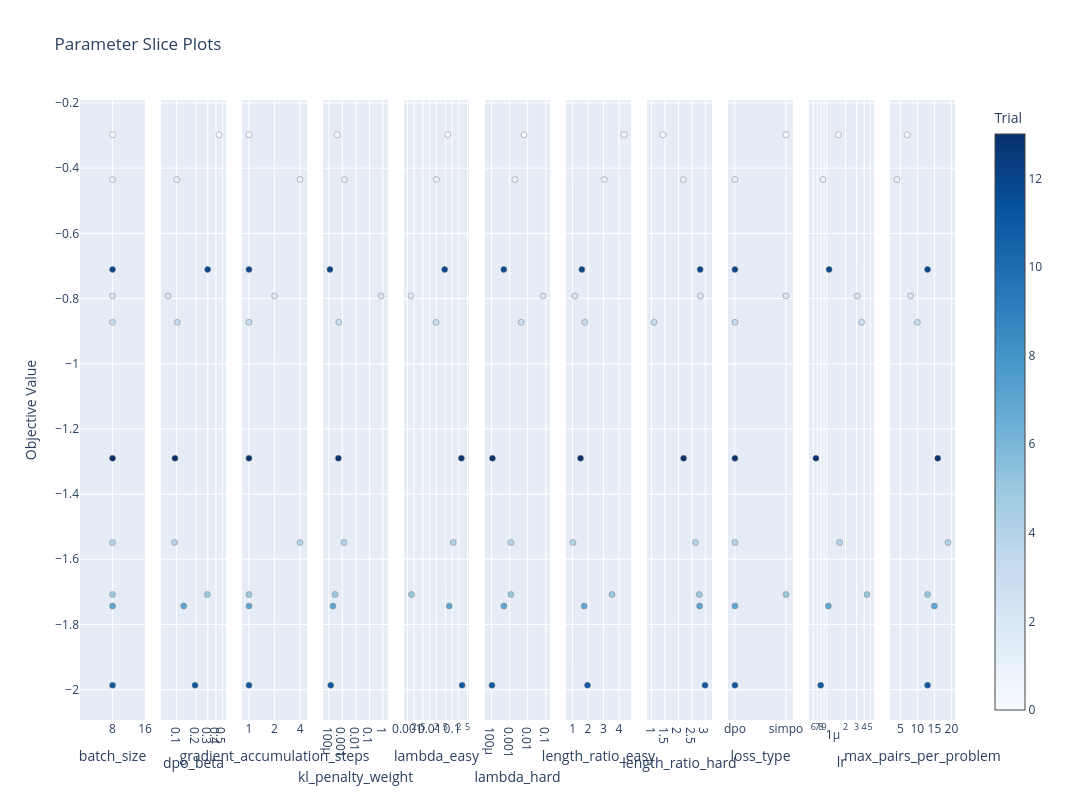

The cell this chart's notebook holds for it:
### Markdown cell above
## 5. Slice Plots (Parameter vs Objective)

Shows how each parameter individually affects the objective. Look for parameter ranges that consistently give better results.

### Code cell
fig = plot_slice(study)
fig.update_layout(title="Parameter Slice Plots", height=800)
fig.show()

### Figure 1 — Plotly figure (JSON) as saved in the notebook; plotly's stock layout.template omitted (floating-point values rounded to 4 significant figures)
{"data": [{"marker": {"color": [0, 1, 2, 3, 4, 5, 7, 11, 12, 13], "colorbar": {"title": {"text": "Trial"}, "x": 1, "xpad": 40}, "colorscale": [[0, "rgb(247,251,255)"], [0.125, "rgb(222,235,247)"], [0.25, "rgb(198,219,239)"], [0.375, "rgb(158,202,225)"], [0.5, "rgb(107,174,214)"], [0.625, "rgb(66,146,198)"], [0.75, "rgb(33,113,181)"], [0.875, "rgb(8,81,156)"], [1, "rgb(8,48,107)"]], "line": {"color": "Grey", "width": 0.5}, "showscale": true}, "mode": "markers", "name": "Feasible Trial", "showlegend": false, "type": "scatter", "x": [8, 8, 8, 8, 8, 8, 8, 8, 8, 8], "xaxis": "x", "y": [-0.2973, -0.4348, -0.792, -0.8729, -1.549, -1.708, -1.743, -1.987, -0.7106, -1.29], "yaxis": "y"}, {"marker": {"color": [0, 1, 2, 3, 4, 5, 7, 11, 12, 13], "colorbar": {"title": {"text": "Trial"}, "x": 1, "xpad": 40}, "colorscale": [[0, "rgb(247,251,255)"], [0.125, "rgb(222,235,247)"], [0.25, "rgb(198,219,239)"], [0.375, "rgb(158,202,225)"], [0.5, "rgb(107,174,214)"], [0.625, "rgb(66,146,198)"], [0.75, "rgb(33,113,181)"], [0.875, "rgb(8,81,156)"], [1, "rgb(8,48,107)"]], "line": {"color": "Grey", "width": 0.5}, "showscale": false}, "mode": "markers", "name": "Feasible Trial", "showlegend": false, "type": "scatter", "x": [0.4464, 0.1007, 0.07404, 0.1025, 0.09339, 0.2953, 0.1286, 0.1919, 0.2991, 0.09464], "xaxis": "x2", "y": [-0.2973, -0.4348, -0.792, -0.8729, -1.549, -1.708, -1.743, -1.987, -0.7106, -1.29], "yaxis": "y2"}, {"marker": {"color": [0, 1, 2, 3, 4, 5, 7, 11, 12, 13], "colorbar": {"title": {"text": "Trial"}, "x": 1, "xpad": 40}, "colorscale": [[0, "rgb(247,251,255)"], [0.125, "rgb(222,235,247)"], [0.25, "rgb(198,219,239)"], [0.375, "rgb(158,202,225)"], [0.5, "rgb(107,174,214)"], [0.625, "rgb(66,146,198)"], [0.75, "rgb(33,113,181)"], [0.875, "rgb(8,81,156)"], [1, "rgb(8,48,107)"]], "line": {"color": "Grey", "width": 0.5}, "showscale": false}, "mode": "markers", "name": "Feasible Trial", "showlegend": false, "type": "scatter", "x": [1, 4, 2, 1, 4, 1, 1, 1, 1, 1], "xaxis": "x3", "y": [-0.2973, -0.4348, -0.792, -0.8729, -1.549, -1.708, -1.743, -1.987, -0.7106, -1.29], "yaxis": "y3"}, {"marker": {"color": [0, 1, 2, 3, 4, 5, 7, 11, 12, 13], "colorbar": {"title": {"text": "Trial"}, "x": 1, "xpad": 40}, "colorscale": [[0, "rgb(247,251,255)"], [0.125, "rgb(222,235,247)"], [0.25, "rgb(198,219,239)"], [0.375, "rgb(158,202,225)"], [0.5, "rgb(107,174,214)"], [0.625, "rgb(66,146,198)"], [0.75, "rgb(33,113,181)"], [0.875, "rgb(8,81,156)"], [1, "rgb(8,48,107)"]], "line": {"color": "Grey", "width": 0.5}, "showscale": false}, "mode": "markers", "name": "Feasible Trial", "showlegend": false, "type": "scatter", "x": [0.0004208, 0.001462, 0.7287, 0.0005488, 0.00133, 0.0002907, 0.0002032, 0.00014, 0.0001228, 0.0005121], "xaxis": "x4", "y": [-0.2973, -0.4348, -0.792, -0.8729, -1.549, -1.708, -1.743, -1.987, -0.7106, -1.29], "yaxis": "y4"}, {"marker": {"color": [0, 1, 2, 3, 4, 5, 7, 11, 12, 13], "colorbar": {"title": {"text": "Trial"}, "x": 1, "xpad": 40}, "colorscale": [[0, "rgb(247,251,255)"], [0.125, "rgb(222,235,247)"], [0.25, "rgb(198,219,239)"], [0.375, "rgb(158,202,225)"], [0.5, "rgb(107,174,214)"], [0.625, "rgb(66,146,198)"], [0.75, "rgb(33,113,181)"], [0.875, "rgb(8,81,156)"], [1, "rgb(8,48,107)"]], "line": {"color": "Grey", "width": 0.5}, "showscale": false}, "mode": "markers", "name": "Feasible Trial", "showlegend": false, "type": "scatter", "x": [0.06505, 0.01995, 0.001449, 0.01942, 0.1129, 0.001526, 0.0744, 0.2809, 0.04685, 0.2626], "xaxis": "x5", "y": [-0.2973, -0.4348, -0.792, -0.8729, -1.549, -1.708, -1.743, -1.987, -0.7106, -1.29], "yaxis": "y5"}, {"marker": {"color": [0, 1, 2, 3, 4, 5, 7, 11, 12, 13], "colorbar": {"title": {"text": "Trial"}, "x": 1, "xpad": 40}, "colorscale": [[0, "rgb(247,251,255)"], [0.125, "rgb(222,235,247)"], [0.25, "rgb(198,219,239)"], [0.375, "rgb(158,202,225)"], [0.5, "rgb(107,174,214)"], [0.625, "rgb(66,146,198)"], [0.75, "rgb(33,113,181)"], [0.875, "rgb(8,81,156)"], [1, "rgb(8,48,107)"]], "line": {"color": "Grey", "width": 0.5}, "showscale": false}, "mode": "markers", "name": "Feasible Trial", "showlegend": false, "type": "scatter", "x": [0.006251, 0.001976, 0.07025, 0.004366, 0.001176, 0.00119, 0.0004857, 0.0001067, 0.0004805, 0.0001136], "xaxis": "x6", "y": [-0.2973, -0.4348, -0.792, -0.8729, -1.549, -1.708, -1.743, -1.987, -0.7106, -1.29], "yaxis": "y6"}, {"marker": {"color": [0, 1, 2, 3, 4, 5, 7, 11, 12, 13], "colorbar": {"title": {"text": "Trial"}, "x": 1, "xpad": 40}, "colorscale": [[0, "rgb(247,251,255)"], [0.125, "rgb(222,235,247)"], [0.25, "rgb(198,219,239)"], [0.375, "rgb(158,202,225)"], [0.5, "rgb(107,174,214)"], [0.625, "rgb(66,146,198)"], [0.75, "rgb(33,113,181)"], [0.875, "rgb(8,81,156)"], [1, "rgb(8,48,107)"]], "line": {"color": "Grey", "width": 0.5}, "showscale": false}, "mode": "markers", "name": "Feasible Trial", "showlegend": false, "type": "scatter", "x": [4.33, 3.057, 1.138, 1.784, 1.022, 3.55, 1.746, 1.962, 1.6, 1.514], "xaxis": "x7", "y": [-0.2973, -0.4348, -0.792, -0.8729, -1.549, -1.708, -1.743, -1.987, -0.7106, -1.29], "yaxis": "y7"}, {"marker": {"color": [0, 1, 2, 3, 4, 5, 7, 11, 12, 13], "colorbar": {"title": {"text": "Trial"}, "x": 1, "xpad": 40}, "colorscale": [[0, "rgb(247,251,255)"], [0.125, "rgb(222,235,247)"], [0.25, "rgb(198,219,239)"], [0.375, "rgb(158,202,225)"], [0.5, "rgb(107,174,214)"], [0.625, "rgb(66,146,198)"], [0.75, "rgb(33,113,181)"], [0.875, "rgb(8,81,156)"], [1, "rgb(8,48,107)"]], "line": {"color": "Grey", "width": 0.5}, "showscale": false}, "mode": "markers", "name": "Feasible Trial", "showlegend": false, "type": "scatter", "x": [1.425, 2.185, 2.819, 1.09, 2.631, 2.774, 2.785, 2.988, 2.809, 2.192], "xaxis": "x8", "y": [-0.2973, -0.4348, -0.792, -0.8729, -1.549, -1.708, -1.743, -1.987, -0.7106, -1.29], "yaxis": "y8"}, {"marker": {"color": [0, 1, 2, 3, 4, 5, 7, 11, 12, 13], "colorbar": {"title": {"text": "Trial"}, "x": 1, "xpad": 40}, "colorscale": [[0, "rgb(247,251,255)"], [0.125, "rgb(222,235,247)"], [0.25, "rgb(198,219,239)"], [0.375, "rgb(158,202,225)"], [0.5, "rgb(107,174,214)"], [0.625, "rgb(66,146,198)"], [0.75, "rgb(33,113,181)"], [0.875, "rgb(8,81,156)"], [1, "rgb(8,48,107)"]], "line": {"color": "Grey", "width": 0.5}, "showscale": false}, "mode": "markers", "name": "Feasible Trial", "showlegend": false, "type": "scatter", "x": ["simpo", "dpo", "simpo", "dpo", "dpo", "simpo", "dpo", "dpo", "dpo", "dpo"], "xaxis": "x9", "y": [-0.2973, -0.4348, -0.792, -0.8729, -1.549, -1.708, -1.743, -1.987, -0.7106, -1.29], "yaxis": "y9"}, {"marker": {"color": [0, 1, 2, 3, 4, 5, 7, 11, 12, 13], "colorbar": {"title": {"text": "Trial"}, "x": 1, "xpad": 40}, "colorscale": [[0, "rgb(247,251,255)"], [0.125, "rgb(222,235,247)"], [0.25, "rgb(198,219,239)"], [0.375, "rgb(158,202,225)"], [0.5, "rgb(107,174,214)"], [0.625, "rgb(66,146,198)"], [0.75, "rgb(33,113,181)"], [0.875, "rgb(8,81,156)"], [1, "rgb(8,48,107)"]], "line": {"color": "Grey", "width": 0.5}, "showscale": false}, "mode": "markers", "name": "Feasible Trial", "showlegend": false, "type": "scatter", "x": [1.536e-06, 8.661e-07, 3.086e-06, 3.639e-06, 1.602e-06, 4.44e-06, 1.055e-06, 7.926e-07, 1.083e-06, 6.638e-07], "xaxis": "x10", "y": [-0.2973, -0.4348, -0.792, -0.8729, -1.549, -1.708, -1.743, -1.987, -0.7106, -1.29], "yaxis": "y10"}, {"marker": {"color": [0, 1, 2, 3, 4, 5, 7, 11, 12, 13], "colorbar": {"title": {"text": "Trial"}, "x": 1, "xpad": 40}, "colorscale": [[0, "rgb(247,251,255)"], [0.125, "rgb(222,235,247)"], [0.25, "rgb(198,219,239)"], [0.375, "rgb(158,202,225)"], [0.5, "rgb(107,174,214)"], [0.625, "rgb(66,146,198)"], [0.75, "rgb(33,113,181)"], [0.875, "rgb(8,81,156)"], [1, "rgb(8,48,107)"]], "line": {"color": "Grey", "width": 0.5}, "showscale": false}, "mode": "markers", "name": "Feasible Trial", "showlegend": false, "type": "scatter", "x": [7, 4, 8, 10, 19, 13, 15, 13, 13, 16], "xaxis": "x11", "y": [-0.2973, -0.4348, -0.792, -0.8729, -1.549, -1.708, -1.743, -1.987, -0.7106, -1.29], "yaxis": "y11"}], "layout": {"height": 800, "title": {"text": "Parameter Slice Plots"}, "width": 3300, "xaxis": {"anchor": "y", "categoryarray": [8, 16], "categoryorder": "array", "domain": [0, 0.07438], "title": {"text": "batch_size"}, "type": "category"}, "xaxis10": {"anchor": "y10", "domain": [0.8331, 0.9074], "title": {"text": "lr"}, "type": "log"}, "xaxis11": {"anchor": "y11", "domain": [0.9256, 1.0], "title": {"text": "max_pairs_per_problem"}}, "xaxis2": {"anchor": "y2", "domain": [0.09256, 0.1669], "title": {"text": "dpo_beta"}, "type": "log"}, "xaxis3": {"anchor": "y3", "categoryarray": [1, 2, 4], "categoryorder": "array", "domain": [0.1851, 0.2595], "title": {"text": "gradient_accumulation_steps"}, "type": "category"}, "xaxis4": {"anchor": "y4", "domain": [0.2777, 0.3521], "title": {"text": "kl_penalty_weight"}, "type": "log"}, "xaxis5": {"anchor": "y5", "domain": [0.3702, 0.4446], "title": {"text": "lambda_easy"}, "type": "log"}, "xaxis6": {"anchor": "y6", "domain": [0.4628, 0.5372], "title": {"text": "lambda_hard"}, "type": "log"}, "xaxis7": {"anchor": "y7", "domain": [0.5554, 0.6298], "title": {"text": "length_ratio_easy"}}, "xaxis8": {"anchor": "y8", "domain": [0.6479, 0.7223], "title": {"text": "length_ratio_hard"}}, "xaxis9": {"anchor": "y9", "categoryarray": ["dpo", "simpo"], "categoryorder": "array", "domain": [0.7405, 0.8149], "title": {"text": "loss_type"}, "type": "category"}, "yaxis": {"anchor": "x", "domain": [0, 1], "title": {"text": "Objective Value"}}, "yaxis10": {"anchor": "x10", "domain": [0, 1], "matches": "y", "showticklabels": false}, "yaxis11": {"anchor": "x11", "domain": [0, 1], "matches": "y", "showticklabels": false}, "yaxis2": {"anchor": "x2", "domain": [0, 1], "matches": "y", "showticklabels": false}, "yaxis3": {"anchor": "x3", "domain": [0, 1], "matches": "y", "showticklabels": false}, "yaxis4": {"anchor": "x4", "domain": [0, 1], "matches": "y", "showticklabels": false}, "yaxis5": {"anchor": "x5", "domain": [0, 1], "matches": "y", "showticklabels": false}, "yaxis6": {"anchor": "x6", "domain": [0, 1], "matches": "y", "showticklabels": false}, "yaxis7": {"anchor": "x7", "domain": [0, 1], "matches": "y", "showticklabels": false}, "yaxis8": {"anchor": "x8", "domain": [0, 1], "matches": "y", "showticklabels": false}, "yaxis9": {"anchor": "x9", "domain": [0, 1], "matches": "y", "showticklabels": false}}}
